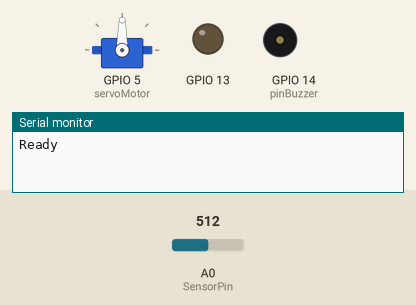
This sketch was run on a simulated ESP8266 (NodeMCU). Parts: servo, output pins drawn as LEDs (lit = HIGH), buzzer (waves = sounding, pin HIGH), the last lines printed to the serial monitor. The inputs (shaded band) are chosen by the test bench; at power-on: A0 (SensorPin) = 512. WiFi joins after 1.5 s; servers stay silent unless stated; uploads are accepted with an empty reply; the local clock reads 2024-03-15 10:24:30 at power-on unless the sketch sets it.

Above: at 6.65 s.
At 20.05 s:
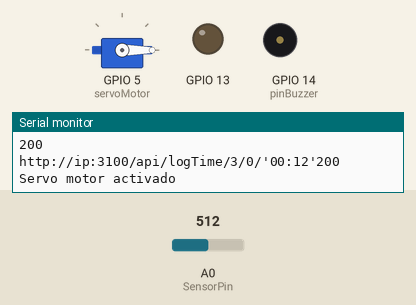
At 31.45 s:
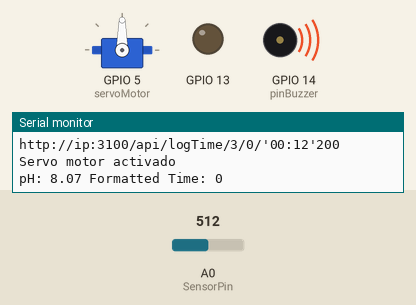
At 43.05 s:
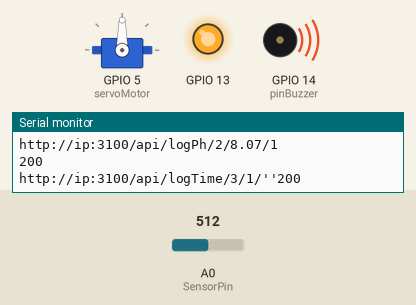
At 44.25 s:
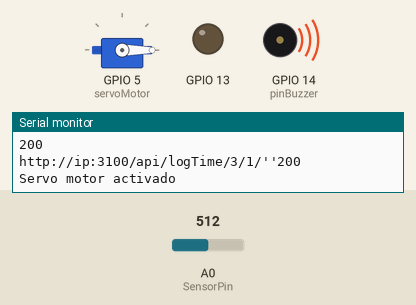
At 56.45 s:
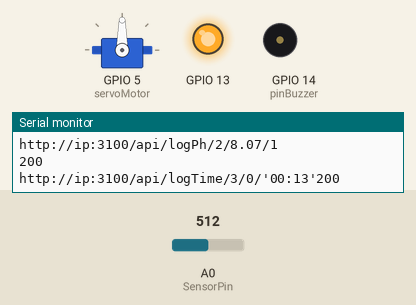
Timing chart, 0 to 71.5 s (numbered marks = the images above):
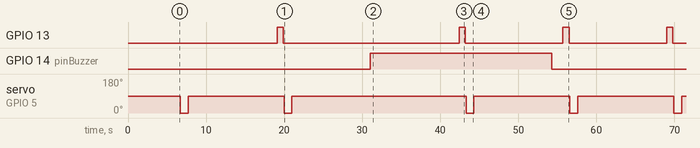

The sketch:

Ph_Clock.ino
```cpp
// Pedro Gabriel Sanchez Valdez
#define PH_OFFSET -1.00 // Si hay un desplazamiento

#include <ESP32Time.h>
#include <ESP8266WiFi.h>
#include <WiFiClient.h>
#include <ESP8266HTTPClient.h>
#include <Servo.h>

ESP32Time rtc;

#define SensorPin A0        // La salida analógica del medidor de pH está conectada al pin analógico del Arduino

// Conexiones a internet (TEC)
const char* ssid = "Tec-IoT";
const char* password = "spotless.magnetic.bridge";

HTTPClient httpClient;
WiFiClient wClient;

String URLPh = "http://ip:3100/api/logPh/2";
String URLReloj = "http://ip:3100/api/logTime/3";

// valores promedios del sensor Ph
unsigned long int avgValue;  // Almacena el valor promedio de la retroalimentación del sensor
float b;
int buf[10], temp;

// Valores iniciales del Buzzer/ Reloj
unsigned long tiempoInicio;
unsigned long intervaloBuzzer = 15000; // Establece el intervalo en milisegundos
unsigned long tiempoBuzzer = 0;
const int pinBuzzer = 14;

// creación de los objetos
Servo servoMotor;

void setup() {
  // setUp de Servomotor y Ph
  pinMode(13, OUTPUT);
  Serial.begin(9600);
  servoMotor.attach(5); // Asocia el servo al pin 9
  Serial.println("Ready");    // Prueba el monitor serial

  // Setup del Reloj/ buzzer
  delay(5000);
  Serial.begin(9600); // Se tiene que ajustar en serial monitor para que se muestren los datos
  rtc.setTime(0); // AQUÍ ES DONDE SE INICIALIZAN LOS VALORES -> segundo, minutos, hora, dia, mes, año.
  tiempoInicio = millis(); // Registra el momento de inicio
  pinMode(pinBuzzer, OUTPUT); // Pin del buzzer

  WiFi.mode(WIFI_STA);
  WiFi.disconnect();
  delay(100);

  WiFi.begin(ssid, password);
  while (WiFi.status() != WL_CONNECTED) {
    delay(500);
  }
}

void loop() {
  // Ph sensor
  bool pastilla;
  for (int i = 0; i < 10; i++) {       // Obtiene 10 valores de muestra del sensor para suavizar el valor
    buf[i] = analogRead(SensorPin);
    delay(10);
  }
  for (int i = 0; i < 9; i++) {        // Ordena los valores analógicos de menor a mayor
    for (int j = i + 1; j < 10; j++) {
      if (buf[i] > buf[j]) {
        temp = buf[i];
        buf[i] = buf[j];
        buf[j] = temp;
      }
    }
  }
  avgValue = 0;
  for (int i = 2; i < 8; i++) {                      // Calcula el valor promedio de 6 muestras centrales
    avgValue += buf[i];
  }
  float phValue = (float)avgValue * 3.3 / 1024 / 6; // Convierte el valor analógico en milivoltios
  phValue = 5.5 * phValue;                      // Convierte los milivoltios en valor de pH
  phValue = phValue + PH_OFFSET;

  if (phValue > 7.5 || phValue < 6.5) {
    pastilla = true;
    Serial.println("Servo motor activado");
    servoMotor.write(0); // Mueve el servo a 90 grados
    delay(1000);
    servoMotor.write(90); // Vuelve a la posición inicial
     delay(10000);
  } else {
    pastilla = false;
  }

  // void loop reloj
  Serial.print("pH: ");
  Serial.print(phValue, 2);
  Serial.print(" Formatted Time: ");

  unsigned long tiempoActual = millis();
  unsigned long tiempoTranscurrido = tiempoActual - tiempoInicio;
  bool buzzerSonando = false;

  if (tiempoTranscurrido >= intervaloBuzzer) {
    if (tiempoBuzzer == 0) {
      // Si el tiempo que se especificó en el intervaloBuzzer se termina, comienza a sonar la alarma
      digitalWrite(pinBuzzer, HIGH); // Enciende el buzzer
      tiempoBuzzer = millis(); // Registra el momento de inicio del sonido del buzzer, comienza cuando terminan los 60 segundos
      buzzerSonando = true;
    } else {
      // Si el buzzer está sonando, verifica si han pasado 10 segundos para dejar de hacerlo
      if (tiempoActual - tiempoBuzzer >= 10000) {
        digitalWrite(pinBuzzer, LOW); // Apaga el buzzer
        // Restablece los tiempos del buzzer y se vuelve a repetir el proceso
        tiempoBuzzer = 0;
        tiempoInicio = millis();
      }
    }
  }

  // Proceso para imprimir la fecha en el formato especificado en la base de datos
  String formattedTime;
  if (buzzerSonando) {
    // Imprimir 10 ceros cuando el buzzer esté sonando
    for(int i = 0; i < 10; i ++){
      Serial.println("0");
      delay(1000);
    }
    rtc.setTime(0);
  } else {
    // Imprimir la cuenta de tiempo normal
    formattedTime = rtc.getTime("%M:%S"); // mostramos minutos y segundos
    Serial.println(formattedTime);
  }

  logIntento(phValue, pastilla);
  logIntentoTime( buzzerSonando, formattedTime);

  delay(1000); // Utilizamos un delay para poder leer los datos de una mejor manera, puede cambiar, pero es mejor ver un poco más lenta la salida.
  digitalWrite(13, HIGH);
  delay(800);
  digitalWrite(13, LOW);
}

void logIntento(float phValue, bool pastilla) {
  if (WiFi.status() == WL_CONNECTED) {
    String data = URLPh;
    data = data + "/" + String(phValue) + "/" + String(pastilla);
    Serial.println(data);


    httpClient.begin(wClient, data.c_str());
    httpClient.addHeader("Content-Type", "Content-Type: application/json");
    int httpResponseCode = httpClient.POST(data.c_str());
    Serial.println(httpResponseCode);
    httpClient.end();


  }
  return;
}

void logIntentoTime(bool buzzerSonando, String formattedTime) {
  if (WiFi.status() == WL_CONNECTED) {


    String dataReloj = URLReloj;
    dataReloj = dataReloj + "/" + String(buzzerSonando)+ "/" +  "'"+ String(formattedTime)+"'"  ;
    Serial.print(dataReloj);


    httpClient.begin(wClient, dataReloj.c_str());
    httpClient.addHeader("Content-Type", "Content-Type: application/json");
    int httpResponseCode = httpClient.POST(dataReloj.c_str());
    Serial.println(httpResponseCode);
    httpClient.end();
  }
  return;
}
```

Measured:
- by itself, GPIO 13: repeats every 49.9 s: LOW 22.5 s, 2 × (HIGH 0.80 s, LOW 12.5 s), HIGH 0.80 s
- by itself, GPIO 14 (pinBuzzer): alternates HIGH for 23.3 s and LOW for 26.6 s
- by itself, servo on GPIO 5 (servoMotor): repeats every 49.9 s: 90° 12.3 s, 0° 1.0 s, 90° 22.3 s, 0° 1.0 s, 90° 12.3 s, 0° 1.0 s
